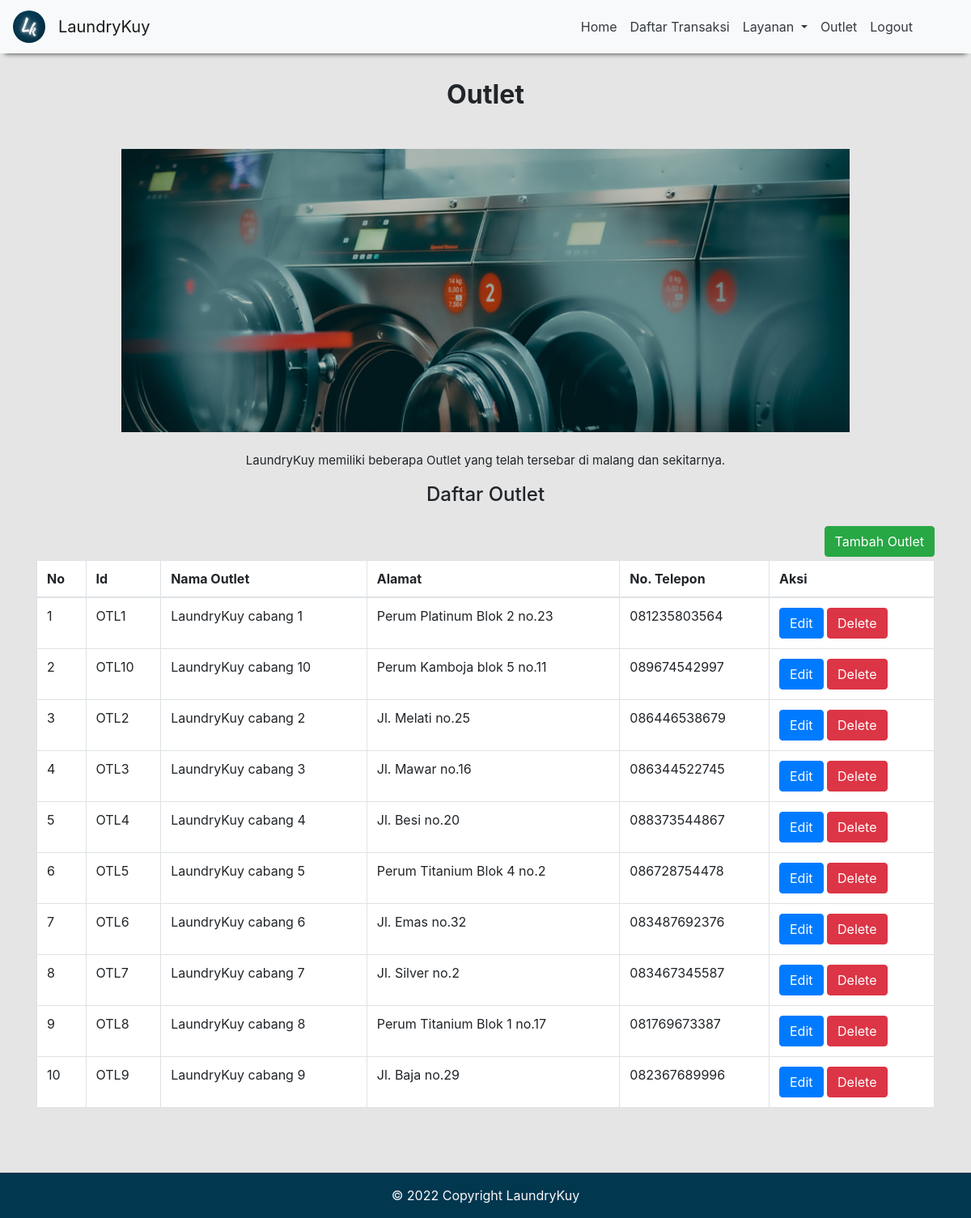
Page /Outlet.php on the committed database.
### tables this page shows
CREATE TABLE `outlet` (
  `id` varchar(5) NOT NULL,
  `nama_outlet` varchar(50) NOT NULL,
  `alamat` varchar(50) NOT NULL,
  `no_telepon` varchar(12) NOT NULL
);

### Outlet.php (the view, shortened to what this page needs)
<html lang="eng">
  <head>
    <link rel="stylesheet" type="text/css" href="style.css" />
    <link
      rel="stylesheet"
      href="https://maxcdn.bootstrapcdn.com/bootstrap/4.0.0-beta.2/css/bootstrap.min.css"
    />
  </head>
  <body style="background-color: rgba(129, 129, 129, 0.2)">
    <nav class="navbar-expand-sm" style="height: 50px"></nav>
    <nav class="navbar navbar-expand-sm bg-light navbar-light fixed-top">
      <a class="navbar-brand" href="home.html">
        <img
          src="img/logo2.png"
          class="rounded-circle"
          alt="Logo"
          style="width: 40px"
        />
      </a>
      <a href="home.html" class="navbar-brand">LaundryKuy</a>
      <div class="collapse navbar-collapse" id="collapsibleNavbar">
        <ul class="navbar-nav ml-auto mr-5">
          <li class="nav-item">
            <a href="home.html" class="nav-link text-dark">Home</a>
          </li>
          <li class="nav-item">
            <a href="DaftarTransaksi.php" class="nav-link text-dark">Daftar Transaksi</a>
          </li>
          <li class="nav-item dropdown">
            <a
              class="nav-link dropdown-toggle text-dark"
              href="#"
              id="navbardrop"
              data-toggle="dropdown"
            >
              Layanan
            </a>
          </li>
          <li class="nav-item">
            <a href="Outlet.php" class="nav-link text-dark">Outlet</a>
          </li>
          <li class="nav-item">
            <a href="index.php" class="nav-link text-dark">Logout</a>
          </li>
        </ul>
      </div>
    </nav>
    <div class="container pt-5 pb-5">
      <div class="text-center">
        <h2 class="mb-5"><b>Outlet</b></h2>
        <img class="text-center mb-4" src="img/outlet.jpg" width="900px" height="350px" />
        <p style="font-size: 15px">
          LaundryKuy memiliki beberapa Outlet yang telah tersebar di malang dan sekitarnya.
        </p>
        <h4 class="mb-4">Daftar Outlet</h4>
        <div class="box-tools float-right">
            <a href="#" class="btn btn-success mb-1" data-toggle="modal" data-target="#tambahoutlet"><i class="fa fa-male"></i> Tambah Outlet</a>
        </div>
        <table class="table table-bordered" style="background-color: white">
            <thead>
              <tr>
                  <th>No</th>
                  <th>Id</th>
                  <th>Nama Outlet</th>
                  <th>Alamat</th>
                  <th>No. Telepon</th>
                  <th>Aksi</th>
              </tr>
            </thead>
            <tbody>
            <?php
                include "koneksi.php";
                $no = 1;
                $queryview = mysqli_query($connect, "SELECT * FROM outlet ORDER BY id");
                    if(mysqli_num_rows($queryview) > 0){
                        while ($row = mysqli_fetch_assoc($queryview)) {
              ?>
              <tr>
                  <td><?php echo $no++;?></td>
                  <td><?php echo $row["id"] ?></td>
                  <td><?php echo $row["nama_outlet"] ?></td>
                  <td><?php echo $row["alamat"] ?></td>
                  <td><?php echo $row["no_telepon"] ?></td>
                  <td>
                      <a href="#" class="btn btn-primary btn-flat btn-xs" data-toggle="modal" data-target="#updateoutlet<?php echo $no; ?>"><i class="fa fa-pencil"></i> Edit</a>
                      <a href="#" class="btn btn-danger btn-flat btn-xs" data-toggle="modal" data-target="#deleteoutlet<?php echo $no; ?>"><i class="fa fa-trash"></i> Delete</a>
                    </td>
                  </tr>
                <?php
                  }
                }else{
                  echo "0 result";
                }
                ?>
              </tbody>
          </table>
      </div>
    </div>
  </body>
  <footer class="text-center text-lg-start mt-3" style="background-color: #023750;">
    <div class="text-light text-center p-3">© 2022 Copyright LaundryKuy</div>
  </footer>
</html>

### style.css (style rules this page uses)
.navbar { box-shadow: 0 6px 6px -6px rgb(35, 35, 35); }

### rows in the picture
outlet: id "OTL1", nama_outlet "LaundryKuy cabang 1", alamat "Perum Platinum Blok 2 no.23", no_telepon "081235803564"
outlet: id "OTL10", nama_outlet "LaundryKuy cabang 10", alamat "Perum Kamboja blok 5 no.11", no_telepon "089674542997"
outlet: id "OTL2", nama_outlet "LaundryKuy cabang 2", alamat "Jl. Melati no.25", no_telepon "086446538679"
outlet: id "OTL3", nama_outlet "LaundryKuy cabang 3", alamat "Jl. Mawar no.16", no_telepon "086344522745"
outlet: id "OTL4", nama_outlet "LaundryKuy cabang 4", alamat "Jl. Besi no.20", no_telepon "088373544867"
outlet: id "OTL5", nama_outlet "LaundryKuy cabang 5", alamat "Perum Titanium Blok 4 no.2", no_telepon "086728754478"
outlet: id "OTL6", nama_outlet "LaundryKuy cabang 6", alamat "Jl. Emas no.32", no_telepon "083487692376"
outlet: id "OTL7", nama_outlet "LaundryKuy cabang 7", alamat "Jl. Silver no.2", no_telepon "083467345587"
outlet: id "OTL8", nama_outlet "LaundryKuy cabang 8", alamat "Perum Titanium Blok 1 no.17", no_telepon "081769673387"
outlet: id "OTL9", nama_outlet "LaundryKuy cabang 9", alamat "Jl. Baja no.29", no_telepon "082367689996"
